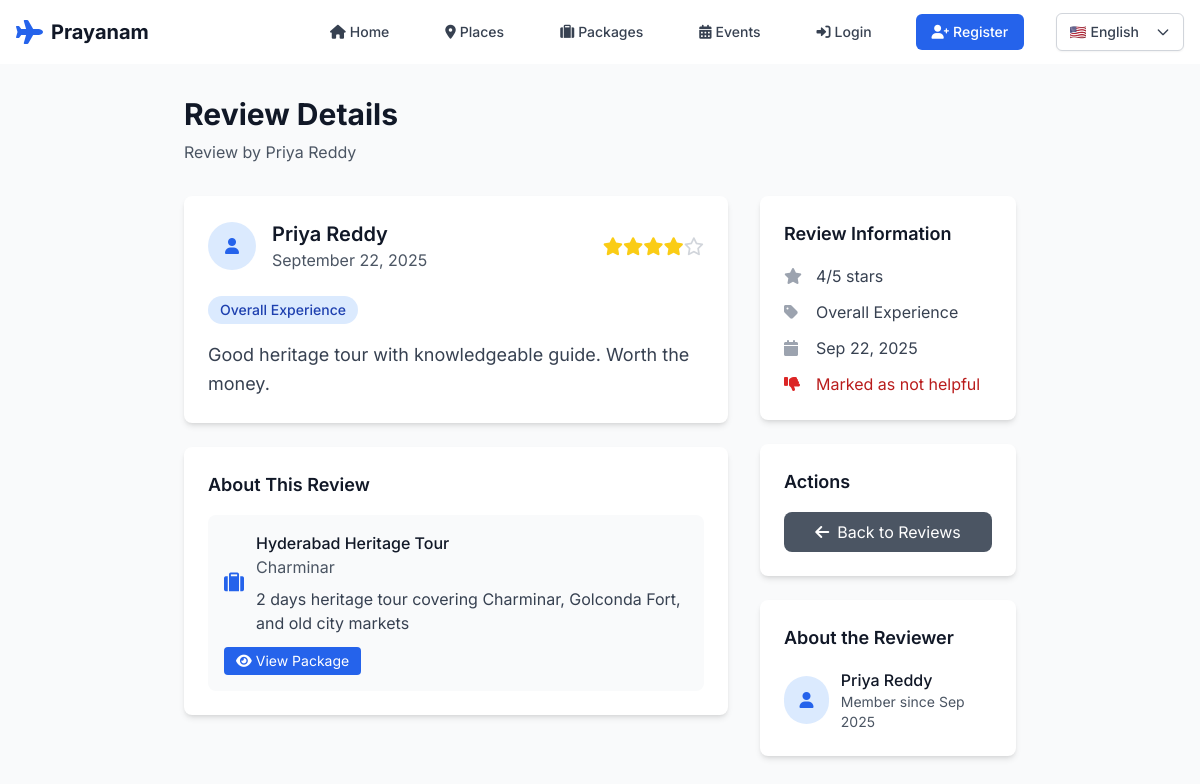
Page /feedback/9/ on the committed database.
### feedback/models.py (models this page shows, shortened)
class Feedback(models.Model):
    CATEGORY_CHOICES = [
        ('service', 'Service Quality'),
        ('location', 'Location'),
        ('price', 'Price Value'),
        ('experience', 'Overall Experience'),
        ('food', 'Food Quality'),
        ('accommodation', 'Accommodation'),
    ]
    user = models.ForeignKey(User, on_delete=models.CASCADE, related_name='feedbacks')
    place = models.ForeignKey(Place, on_delete=models.CASCADE, related_name='feedbacks', blank=True, null=True)
    package = models.ForeignKey(Package, on_delete=models.CASCADE, related_name='feedbacks', blank=True, null=True)
    rating = models.IntegerField(choices=[(i, i) for i in range(1, 6)])
    category = models.CharField(max_length=20, choices=CATEGORY_CHOICES, default='experience')
    comment = models.TextField()
    is_helpful = models.BooleanField(default=False)
    created_at = models.DateTimeField(auto_now_add=True)
    updated_at = models.DateTimeField(auto_now=True)
    class Meta:
        ordering = ['-created_at']
        unique_together = ['user', 'place', 'package']

### accounts/models.py (models this page shows, shortened)
class User(AbstractUser):
    ROLE_CHOICES = [
        ('tourist', 'Tourist'),
        ('admin', 'Admin'),
    ]
    LANGUAGE_CHOICES = [
        ('en', 'English'),
        ('te', 'తెలుగు'),
        ('hi', 'हिन्दी'),
    ]
    role = models.CharField(max_length=10, choices=ROLE_CHOICES, default='tourist')
    language_preference = models.CharField(max_length=2, choices=LANGUAGE_CHOICES, default='en')
    phone = models.CharField(max_length=15, blank=True, null=True)
    address = models.TextField(blank=True, null=True)
    profile_picture = models.ImageField(upload_to='profile_pics/', blank=True, null=True)
    date_of_birth = models.DateField(blank=True, null=True)
    created_at = models.DateTimeField(auto_now_add=True)
    updated_at = models.DateTimeField(auto_now=True)

### packages/models.py (models this page shows, shortened)
class Package(models.Model):
    name = models.CharField(max_length=200)
    place = models.ForeignKey(Place, on_delete=models.CASCADE, related_name='packages')
    description = models.TextField()
    base_price = models.DecimalField(max_digits=10, decimal_places=2)
    duration_days = models.IntegerField(default=1)
    max_capacity = models.IntegerField(default=10)
    is_featured = models.BooleanField(default=False)
    image = models.ImageField(upload_to='packages/', blank=True, null=True)
    created_at = models.DateTimeField(auto_now_add=True)
    updated_at = models.DateTimeField(auto_now=True)
    class Meta:
        ordering = ['-created_at']

### places/models.py (models this page shows, shortened)
class Place(models.Model):
    SEASON_CHOICES = [
        ('spring', 'Spring'),
        ('summer', 'Summer'),
        ('autumn', 'Autumn'),
        ('winter', 'Winter'),
    ]
    CATEGORY_CHOICES = [
        ('heritage', 'Heritage'),
        ('beaches', 'Beaches'),
        ('temples', 'Temples'),
        ('adventure', 'Adventure'),
        ('hills', 'Hills'),
        ('wildlife', 'Wildlife'),
        ('cultural', 'Cultural'),
    ]
    STATE_CHOICES = [
        ('ap', 'Andhra Pradesh'),
        ('telangana', 'Telangana'),
    ]
    name = models.CharField(max_length=200)
    location = models.CharField(max_length=200)
    description = models.TextField()
    image = models.ImageField(upload_to='places/', null=True, blank=True)
    season = models.CharField(max_length=20, choices=SEASON_CHOICES, default='summer')
    category = models.CharField(max_length=20, choices=CATEGORY_CHOICES, default='cultural')
    state = models.CharField(max_length=20, choices=STATE_CHOICES, default='ap')
    district = models.CharField(max_length=100, blank=True)
    latitude = models.DecimalField(max_digits=9, decimal_places=6, null=True, blank=True)
    longitude = models.DecimalField(max_digits=9, decimal_places=6, null=True, blank=True)
    average_temperature = models.DecimalField(max_digits=4, decimal_places=1, null=True, blank=True)
    best_time_to_visit = models.CharField(max_length=100, blank=True)
    entry_fee = models.DecimalField(max_digits=8, decimal_places=2, default=0)
    opening_hours = models.CharField(max_length=100, default="6:00 AM - 6:00 PM")
    rating = models.DecimalField(max_digits=3, decimal_places=2, default=0, validators=[MinValueValidator(0), MaxValueValidator(5)])
    total_reviews = models.IntegerField(default=0)
    is_featured = models.BooleanField(default=False)
    is_popular = models.BooleanField(default=False)
    created_at = models.DateTimeField(auto_now_add=True)
    updated_at = models.DateTimeField(auto_now=True)
    class Meta:
        ordering = ['-is_featured', '-rating', 'name']

### feedback/views.py (the view)
# urls.py: path('feedback/<int:feedback_id>/', views_custom.feedback_detail, name='feedback_detail'),
def feedback_detail(request, feedback_id):
    feedback = get_object_or_404(Feedback, id=feedback_id)
    return render(request, 'feedback/feedback_detail.html', {'feedback': feedback})

### templates/feedback/feedback_detail.html (shortened to what this page needs)
{% extends 'base.html' %}
{% block content %}
<div class="min-h-screen bg-gray-50 py-8">
    <div class="max-w-4xl mx-auto px-4 sm:px-6 lg:px-8">
        <div class="mb-8">
            <h1 class="text-3xl font-bold text-gray-900">Review Details</h1>
            <p class="text-gray-600 mt-2">Review by {{ feedback.user.get_full_name }}</p>
        </div>
        <div class="grid grid-cols-1 lg:grid-cols-3 gap-8">
            <div class="lg:col-span-2">
                <div class="bg-white rounded-lg shadow-md p-6 mb-6">
                    <div class="flex items-center justify-between mb-6">
                        <div class="flex items-center">
                            <div class="w-12 h-12 bg-blue-100 rounded-full flex items-center justify-center mr-4">
                                <i class="fas fa-user text-blue-600"></i>
                            </div>
                            <div>
                                <h2 class="text-xl font-semibold text-gray-900">{{ feedback.user.get_full_name }}</h2>
                                <p class="text-gray-600">{{ feedback.created_at|date:"F d, Y" }}</p>
                            </div>
                        </div>
                        <div class="flex items-center">
                            {% for i in "12345" %}
                                {% if forloop.counter <= feedback.rating %}
                                    <i class="fas fa-star text-yellow-400 text-lg"></i>
                                {% else %}
                                    <i class="far fa-star text-gray-300 text-lg"></i>
                                {% endif %}
                            {% endfor %}
                        </div>
                    </div>
                    <div class="mb-4">
                        <span class="inline-flex items-center px-3 py-1 rounded-full text-sm font-medium bg-blue-100 text-blue-800">
                            {{ feedback.get_category_display }}
                        </span>
                    </div>
                    <div class="prose max-w-none">
                        <p class="text-gray-700 leading-relaxed text-lg">{{ feedback.comment }}</p>
                    </div>
                </div>
                {% if feedback.place or feedback.package %}
                <div class="bg-white rounded-lg shadow-md p-6">
                    <h3 class="text-lg font-semibold text-gray-900 mb-4">About This Review</h3>
                    {% if feedback.package %}
                    <div class="p-4 bg-gray-50 rounded-lg">
                        <div class="flex items-center">
                            <i class="fas fa-suitcase text-blue-600 text-xl mr-3"></i>
                            <div>
                                <h4 class="font-medium text-gray-900">{{ feedback.package.name }}</h4>
                                <p class="text-gray-600">{{ feedback.package.place.name }}</p>
                                <p class="text-gray-700 mt-2">{{ feedback.package.description|truncatewords:30 }}</p>
                            </div>
                        </div>
                        <div class="mt-3">
                            <a href="{% url 'packages:package_detail' feedback.package.id %}"
                               class="inline-flex items-center px-3 py-1 bg-blue-600 text-white rounded text-sm hover:bg-blue-700 transition">
                                <i class="fas fa-eye mr-1"></i>View Package
                            </a>
                        </div>
                    </div>
                    {% endif %}
                </div>
                {% endif %}
            </div>
            <div class="lg:col-span-1">
                <div class="bg-white rounded-lg shadow-md p-6 mb-6">
                    <h3 class="text-lg font-semibold text-gray-900 mb-4">Review Information</h3>
                    <div class="space-y-3">
                        <div class="flex items-center">
                            <i class="fas fa-star text-gray-400 w-5"></i>
                            <span class="ml-3 text-gray-700">{{ feedback.rating }}/5 stars</span>
                        </div>
                        <div class="flex items-center">
                            <i class="fas fa-tag text-gray-400 w-5"></i>
                            <span class="ml-3 text-gray-700">{{ feedback.get_category_display }}</span>
                        </div>
                        <div class="flex items-center">
                            <i class="fas fa-calendar text-gray-400 w-5"></i>
                            <span class="ml-3 text-gray-700">{{ feedback.created_at|date:"M d, Y" }}</span>
                        </div>
                        {% if feedback.is_helpful is not None %}
                        <div class="flex items-center">
                            {% if feedback.is_helpful %}
                                <i class="fas fa-thumbs-up text-green-600 w-5"></i>
                                <span class="ml-3 text-green-700">Marked as helpful</span>
                            {% else %}
                                <i class="fas fa-thumbs-down text-red-600 w-5"></i>
                                <span class="ml-3 text-red-700">Marked as not helpful</span>
                            {% endif %}
                        </div>
                        {% endif %}
                    </div>
                </div>
                <div class="bg-white rounded-lg shadow-md p-6 mb-6">
                    <h3 class="text-lg font-semibold text-gray-900 mb-4">Actions</h3>
                    <div class="space-y-3">
                        <a href="{% url 'feedback_list' %}"
                           class="w-full bg-gray-600 text-white py-2 px-4 rounded-lg hover:bg-gray-700 transition text-center block">
                            <i class="fas fa-arrow-left mr-2"></i>Back to Reviews
                        </a>
                    </div>
                </div>
                <div class="bg-white rounded-lg shadow-md p-6">
                    <h3 class="text-lg font-semibold text-gray-900 mb-4">About the Reviewer</h3>
                    <div class="flex items-center">
                        <div class="w-12 h-12 bg-blue-100 rounded-full flex items-center justify-center mr-3">
                            <i class="fas fa-user text-blue-600"></i>
                        </div>
                        <div>
                            <p class="font-medium text-gray-900">{{ feedback.user.get_full_name }}</p>
                            <p class="text-sm text-gray-600">Member since {{ feedback.user.date_joined|date:"M Y" }}</p>
                        </div>
                    </div>
                </div>
            </div>
        </div>
    </div>
</div>
{% endblock %}

### templates/base.html (style rules this page uses)
body { font-family: 'Inter', sans-serif; }

### rows in the picture
Feedback: user.get_full_name "Priya Reddy", created_at "September 22, 2025", category "Overall Experience", comment "Good heritage tour with knowledgeable guide. Worth the money.", package.name "Hyderabad Heritage Tour", package.place.name "Charminar", package.description "2 days heritage tour covering Charminar, Golconda Fort, and old city markets", rating "4", created_at "Sep 22, 2025", user.date_joined "Sep 2025"
